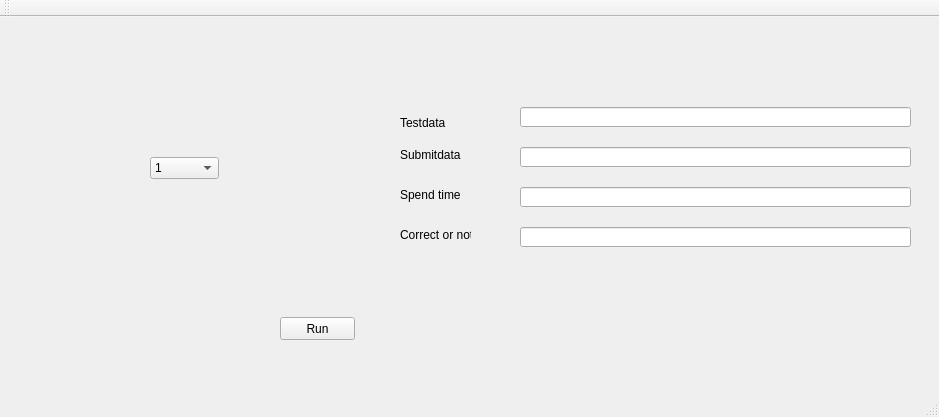
<?xml version="1.0" encoding="UTF-8"?>
<ui version="4.0">
 <class>MainWindow</class>
 <widget class="QMainWindow" name="MainWindow">
  <property name="geometry">
   <rect>
    <x>0</x>
    <y>0</y>
    <width>939</width>
    <height>417</height>
   </rect>
  </property>
  <property name="windowTitle">
   <string>MainWindow</string>
  </property>
  <widget class="QWidget" name="centralWidget">
   <widget class="QLabel" name="label_7">
    <property name="geometry">
     <rect>
      <x>400</x>
      <y>130</y>
      <width>71</width>
      <height>16</height>
     </rect>
    </property>
    <property name="text">
     <string>Submitdata</string>
    </property>
   </widget>
   <widget class="QLabel" name="label_8">
    <property name="geometry">
     <rect>
      <x>400</x>
      <y>170</y>
      <width>71</width>
      <height>16</height>
     </rect>
    </property>
    <property name="text">
     <string>Spend time</string>
    </property>
   </widget>
   <widget class="QLabel" name="label_9">
    <property name="geometry">
     <rect>
      <x>400</x>
      <y>210</y>
      <width>71</width>
      <height>16</height>
     </rect>
    </property>
    <property name="text">
     <string>Correct or not</string>
    </property>
   </widget>
   <widget class="QLineEdit" name="lineSubmitdata">
    <property name="geometry">
     <rect>
      <x>520</x>
      <y>130</y>
      <width>391</width>
      <height>20</height>
     </rect>
    </property>
    <property name="inputMask">
     <string/>
    </property>
    <property name="readOnly">
     <bool>true</bool>
    </property>
   </widget>
   <widget class="QLabel" name="label_10">
    <property name="geometry">
     <rect>
      <x>400</x>
      <y>100</y>
      <width>47</width>
      <height>12</height>
     </rect>
    </property>
    <property name="text">
     <string>Testdata</string>
    </property>
   </widget>
   <widget class="QLineEdit" name="lineCorrect">
    <property name="geometry">
     <rect>
      <x>520</x>
      <y>210</y>
      <width>391</width>
      <height>20</height>
     </rect>
    </property>
    <property name="inputMask">
     <string/>
    </property>
    <property name="readOnly">
     <bool>true</bool>
    </property>
   </widget>
   <widget class="QLineEdit" name="lineTestdata">
    <property name="geometry">
     <rect>
      <x>520</x>
      <y>90</y>
      <width>391</width>
      <height>20</height>
     </rect>
    </property>
    <property name="inputMask">
     <string/>
    </property>
    <property name="readOnly">
     <bool>true</bool>
    </property>
   </widget>
   <widget class="QLineEdit" name="lineSpendtime">
    <property name="geometry">
     <rect>
      <x>520</x>
      <y>170</y>
      <width>391</width>
      <height>20</height>
     </rect>
    </property>
    <property name="inputMask">
     <string/>
    </property>
    <property name="readOnly">
     <bool>true</bool>
    </property>
   </widget>
   <widget class="QPushButton" name="RunButton">
    <property name="geometry">
     <rect>
      <x>280</x>
      <y>300</y>
      <width>75</width>
      <height>23</height>
     </rect>
    </property>
    <property name="text">
     <string>Run</string>
    </property>
   </widget>
   <widget class="QComboBox" name="comboBox">
    <property name="geometry">
     <rect>
      <x>150</x>
      <y>140</y>
      <width>69</width>
      <height>22</height>
     </rect>
    </property>
    <item>
     <property name="text">
      <string>1</string>
     </property>
    </item>
    <item>
     <property name="text">
      <string>2</string>
     </property>
    </item>
    <item>
     <property name="text">
      <string>3</string>
     </property>
    </item>
    <item>
     <property name="text">
      <string>4</string>
     </property>
    </item>
    <item>
     <property name="text">
      <string>5</string>
     </property>
    </item>
    <item>
     <property name="text">
      <string>6</string>
     </property>
    </item>
    <item>
     <property name="text">
      <string>7</string>
     </property>
    </item>
    <item>
     <property name="text">
      <string>8</string>
     </property>
    </item>
    <item>
     <property name="text">
      <string>9</string>
     </property>
    </item>
    <item>
     <property name="text">
      <string>10</string>
     </property>
    </item>
   </widget>
  </widget>
  <widget class="QMenuBar" name="menuBar">
   <property name="geometry">
    <rect>
     <x>0</x>
     <y>0</y>
     <width>939</width>
     <height>21</height>
    </rect>
   </property>
  </widget>
  <widget class="QToolBar" name="mainToolBar">
   <attribute name="toolBarArea">
    <enum>TopToolBarArea</enum>
   </attribute>
   <attribute name="toolBarBreak">
    <bool>false</bool>
   </attribute>
  </widget>
  <widget class="QStatusBar" name="statusBar"/>
 </widget>
 <layoutdefault spacing="6" margin="11"/>
 <resources/>
 <connections/>
</ui>
